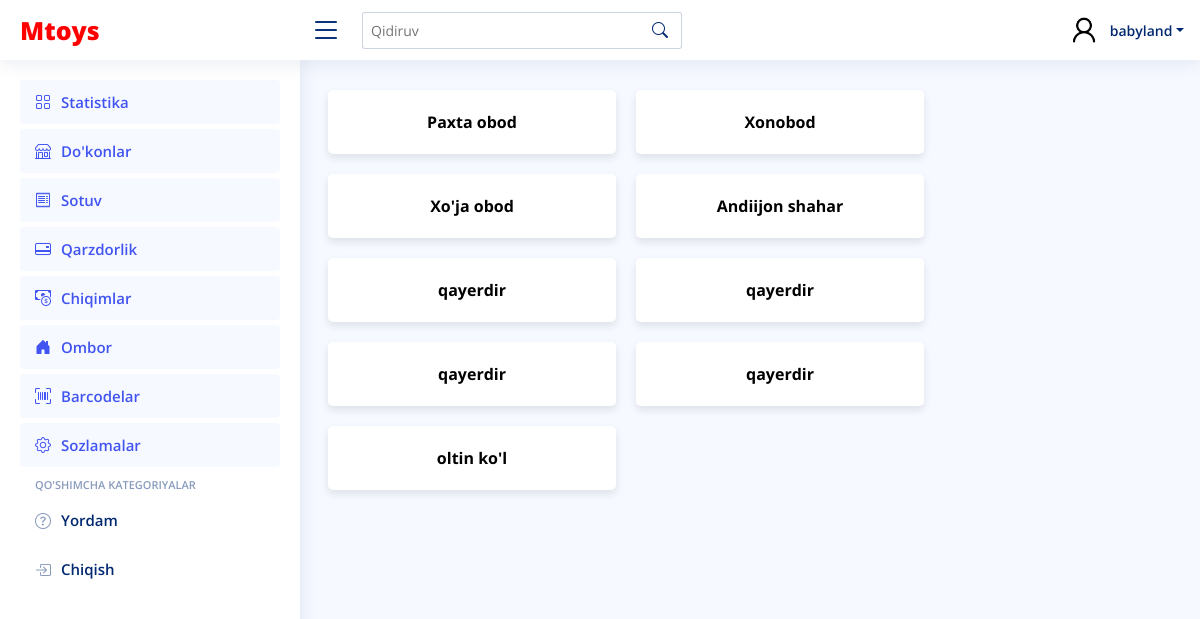
Page /province/1/regions/ (signed in) on the committed database.
### main_app/models.py (models this page shows, shortened)
class Regions(models.Model):
    name = models.CharField(max_length=250)
    province = models.ForeignKey(Province, on_delete=models.CASCADE, related_name="regions")

### main_app/views.py (the view)
# urls.py: path("province/<int:pk>/regions/", ProvinceDetailView.as_view(), name="province_detail"),
@method_decorator(login_required, name='dispatch')
class ProvinceDetailView(DetailView):
    template_name = "markets/regions.html"
    model = Province
    context_object_name = 'province'

### templates/markets/regions.html (shortened to what this page needs)
{% extends 'wrapper.html' %}
{% block content %}
<div class="row">
  {% if province.regions.all %}
    {% for i in province.regions.all %}
    <div class="card" style="width: 18rem;">
        <a href="{% url 'main_app:region_detail' i.id %}">
            <div class="card-body">
                {{ i.name }}
            </div>
        </a>
    </div>
    {% endfor %}
  {% endif %}
</div>
{% endblock content %}

### templates/wrapper.html (shortened to what this page needs)
<!DOCTYPE html>
{% load static %}
<html lang="en">
<head>
  <link href="{% static 'assets/vendor/bootstrap/css/bootstrap.min.css' %}" rel="stylesheet">
  <link href="{% static 'assets/vendor/bootstrap-icons/bootstrap-icons.css' %}" rel="stylesheet">
  <link href="{% static 'assets/vendor/boxicons/css/boxicons.min.css' %}" rel="stylesheet">
  <link href="{% static 'assets/vendor/quill/quill.snow.css' %}" rel="stylesheet">
  <link href="{% static 'assets/vendor/quill/quill.bubble.css' %}" rel="stylesheet">
  <link href="{% static 'assets/vendor/remixicon/remixicon.css' %}" rel="stylesheet">
  <link href="{% static 'assets/vendor/simple-datatables/style.css' %}" rel="stylesheet">
  <link href="{% static 'assets/css/style.css' %}" rel="stylesheet">
</head>
<body>
  <header id="header" class="header fixed-top d-flex align-items-center">
    <div class="d-flex align-items-center justify-content-between">
      <a href="{% url 'main_app:main' %}" class="logo d-flex align-items-center">
        Mtoys
      </a>
      <i class="bi bi-list toggle-sidebar-btn"></i>
    </div>
    <div class="search-bar">
      <form class="search-form d-flex align-items-center" method="GET">
        <input type="text" name="query" placeholder="Qidiruv" title="Enter search keyword">
        <button type="submit" title="Search" name="search"><i class="bi bi-search"></i></button>
      </form>
    </div>
    <nav class="header-nav ms-auto">
      <ul class="d-flex align-items-center">
        <li class="nav-item dropdown pe-3">
          <a class="nav-link nav-profile d-flex align-items-center pe-0" href="#" data-bs-toggle="dropdown">
            <img src="{% static 'assets/img/Sample_User_Icon (1).png' %}" alt="Profile" class="rounded-circle">
            <span class="d-none d-md-block dropdown-toggle ps-2">{{ request.user.username }}</span>
          </a>
        </li>
      </ul>
    </nav>
  </header>
  <aside id="sidebar" class="sidebar">
    <ul class="sidebar-nav" id="sidebar-nav">
      <li class="nav-item">
        <a class="nav-link " href="{% url 'main_app:main'%}">
          <i class="bi bi-grid"></i>
          <span>Statistika</span>
        </a>
      </li>
      <li class="nav-item">
        <a class="nav-link " href="{% url 'main_app:provinces'%}">
          <i class="bi bi-shop"></i>
          <span>Do'konlar</span>
        </a>
      </li>
      <li class="nav-item">
        <a class="nav-link " href="{% url 'main_app:sale'%}">
          <i class="bi bi-receipt"></i>
          <span>Sotuv</span>
        </a>
      </li>
      <li class="nav-item">
        <a class="nav-link " href="{% url 'main_app:debt'%}">
          <i class="bi bi-credit-card-2-back"></i>
          <span>Qarzdorlik</span>
        </a>
      </li>
      <li class="nav-item">
        <a class="nav-link " href="{% url 'expance_app:expance'%}">
          <i class="bi bi-cash-coin"></i>
          <span>Chiqimlar</span>
        </a>
      </li>
      <li class="nav-item">
        <a class="nav-link " href="{% url 'main_app:storage'%}">
          <i class="bi bi-house-door-fill"></i>
          <span>Ombor</span>
        </a>
      </li>
      <li class="nav-item">
        <a class="nav-link " href="{% url 'main_app:barcode'%}">
          <i class="bi bi-upc-scan"></i>
          <span>Barcodelar</span>
        </a>
      </li>
      <li class="nav-item">
        <a class="nav-link " href="{% url 'main_app:settings_app'%}">
          <i class="bi bi-gear"></i>
          <span>Sozlamalar</span>
        </a>
      </li>
      <li class="nav-heading">Qo'shimcha Kategoriyalar</li>
      <li class="nav-item">
        <a class="nav-link collapsed"  href="http://t.me/Saidjalol10">
          <i class="bi bi-question-circle"></i>
          <span>Yordam</span>
        </a>
      </li>
      <ul class="nav">
        <li class="nav-item">
          <a id="logout-link" class="nav-link collapsed" href="#">
            <i class="bi bi-box-arrow-in-right"></i>
            <span>Chiqish</span>
          </a>
        </li>
      </ul>
    </ul>
  </aside>
  <main id="main" class="main">
        {% block content %} {% endblock content %}
  </main>
</body>
</html>

### staticfiles/assets/css/style.css (style rules this page uses)
:root { scroll-behavior: smooth; }
body { font-family: "Open Sans", sans-serif; background: #f6f9ff; color: #444444; }
a { color: #4154f1; text-decoration: none; }
#main { margin-top: 60px; padding: 20px 30px; transition: all 0.3s; }
.card { margin-bottom: 30px; border: none; border-radius: 5px; box-shadow: 0px 0 30px rgba(1, 41, 112, 0.1); }
.card-body { padding: 0 20px 20px 20px; }
.logo { line-height: 1; }
@media (min-width: 1200px) { .logo { width: 280px; } }
.header { transition: all 0.5s; z-index: 997; height: 60px; box-shadow: 0px 2px 20px rgba(1, 41, 112, 0.1); background-color: #fff; padding-left: 20px; }
.header .toggle-sidebar-btn { font-size: 32px; padding-left: 10px; cursor: pointer; color: #012970; }
.header .search-bar { min-width: 360px; padding: 0 20px; }
.header .search-form { width: 100%; }
.header .search-form input { border: 0; font-size: 14px; color: #012970; border: 1px solid rgba(1, 41, 112, 0.2); padding: 7px 38px 7px 8px; border-radius: 3px; transition: 0.3s; width: 100%; }
.header .search-form button { border: 0; padding: 0; margin-left: -30px; background: none; }
.header .search-form button i { color: #012970; }
.header-nav ul { list-style: none; }
.header-nav>ul { margin: 0; padding: 0; }
.header-nav .nav-profile { color: #012970; }
.header-nav .nav-profile img { max-height: 36px; }
.header-nav .nav-profile span { font-size: 14px; font-weight: 600; }
.sidebar { position: fixed; top: 60px; left: 0; bottom: 0; width: 300px; z-index: 996; transition: all 0.3s; padding: 20px; overflow-y: auto; scrollbar-width: thin; scrollbar-color: #aab7cf transparent; box-shadow: 0px 0px 20px rgba(1, 41, 112, 0.1); background-color: #fff; }
@media (min-width: 1200px) { #main, #footer { margin-left: 300px; } }
.sidebar-nav { padding: 0; margin: 0; list-style: none; }
.sidebar-nav li { padding: 0; margin: 0; list-style: none; }
.sidebar-nav .nav-item { margin-bottom: 5px; }
.sidebar-nav .nav-heading { font-size: 11px; text-transform: uppercase; color: #899bbd; font-weight: 600; margin: 10px 0 5px 15px; }
.sidebar-nav .nav-link { display: flex; align-items: center; font-size: 15px; font-weight: 600; color: #4154f1; transition: 0.3; background: #f6f9ff; padding: 10px 15px; border-radius: 4px; }
.sidebar-nav .nav-link i { font-size: 16px; margin-right: 10px; color: #4154f1; }
.sidebar-nav .nav-link.collapsed { color: #012970; background: #fff; }
.sidebar-nav .nav-link.collapsed i { color: #899bbd; }

### templates/wrapper.html (style rules this page uses)
.logo { color: red; font-weight: 900; font-size: 25px; }

### templates/markets/regions.html (style rules this page uses)
.card { margin: 10px; cursor: pointer; transition: all 0.3s ease-in-out; box-shadow: 0 4px 8px rgba(0, 0, 0, 0.1); }
.card .card-body { display: flex; padding-top: 20px; justify-content: center; align-items: center; color: black; font-weight: 700; }

### rows in the picture
Regions: name "Paxta obod"
Regions: name "Xonobod"
Regions: name "Xo'ja obod"
Regions: name "Andiijon shahar"
Regions: name "qayerdir"
Regions: name "qayerdir"
Regions: name "qayerdir"
Regions: name "qayerdir"
Regions: name "oltin ko'l"

### other values in the picture
{{ request.user.username }} "babyland"
